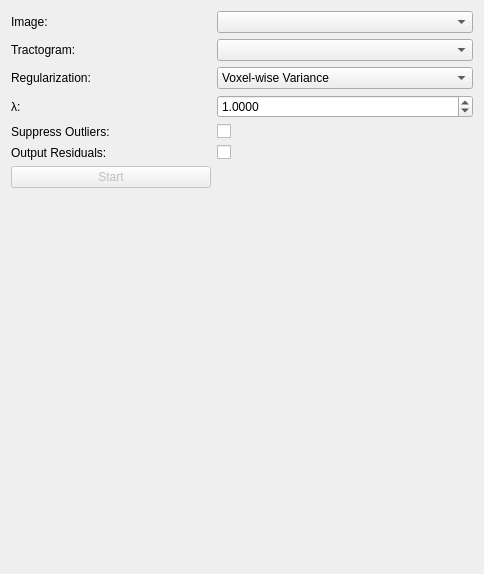
<?xml version="1.0" encoding="UTF-8"?>
<ui version="4.0">
 <class>QmitkFiberFitViewControls</class>
 <widget class="QWidget" name="QmitkFiberFitViewControls">
  <property name="geometry">
   <rect>
    <x>0</x>
    <y>0</y>
    <width>484</width>
    <height>574</height>
   </rect>
  </property>
  <property name="windowTitle">
   <string>Form</string>
  </property>
  <layout class="QGridLayout" name="gridLayout_10">
   <item row="0" column="0">
    <widget class="QFrame" name="frame">
     <property name="frameShape">
      <enum>QFrame::NoFrame</enum>
     </property>
     <property name="frameShadow">
      <enum>QFrame::Raised</enum>
     </property>
     <layout class="QGridLayout" name="gridLayout_2">
      <property name="leftMargin">
       <number>0</number>
      </property>
      <property name="topMargin">
       <number>0</number>
      </property>
      <property name="rightMargin">
       <number>0</number>
      </property>
      <property name="bottomMargin">
       <number>0</number>
      </property>
      <property name="spacing">
       <number>6</number>
      </property>
      <item row="4" column="1">
       <widget class="QCheckBox" name="m_OutliersBox">
        <property name="text">
         <string/>
        </property>
        <property name="checked">
         <bool>false</bool>
        </property>
       </widget>
      </item>
      <item row="5" column="0">
       <widget class="QLabel" name="label_6">
        <property name="text">
         <string>Output Residuals:</string>
        </property>
       </widget>
      </item>
      <item row="1" column="1">
       <widget class="QmitkDataStorageComboBox" name="m_TractBox"/>
      </item>
      <item row="3" column="1">
       <widget class="QDoubleSpinBox" name="m_ReguBox">
        <property name="toolTip">
         <string>Weight for regularization.</string>
        </property>
        <property name="decimals">
         <number>4</number>
        </property>
        <property name="maximum">
         <double>999999.000000000000000</double>
        </property>
        <property name="singleStep">
         <double>0.100000000000000</double>
        </property>
        <property name="value">
         <double>1.000000000000000</double>
        </property>
       </widget>
      </item>
      <item row="1" column="0">
       <widget class="QLabel" name="label_4">
        <property name="text">
         <string>Tractogram:</string>
        </property>
       </widget>
      </item>
      <item row="6" column="0">
       <widget class="QPushButton" name="m_StartButton">
        <property name="enabled">
         <bool>false</bool>
        </property>
        <property name="sizePolicy">
         <sizepolicy hsizetype="Preferred" vsizetype="Preferred">
          <horstretch>0</horstretch>
          <verstretch>0</verstretch>
         </sizepolicy>
        </property>
        <property name="maximumSize">
         <size>
          <width>200</width>
          <height>16777215</height>
         </size>
        </property>
        <property name="toolTip">
         <string/>
        </property>
        <property name="text">
         <string>Start</string>
        </property>
       </widget>
      </item>
      <item row="0" column="1">
       <widget class="QmitkDataStorageComboBox" name="m_ImageBox">
        <property name="toolTip">
         <string/>
        </property>
       </widget>
      </item>
      <item row="3" column="0">
       <widget class="QLabel" name="label_2">
        <property name="text">
         <string>λ:</string>
        </property>
       </widget>
      </item>
      <item row="0" column="0">
       <widget class="QLabel" name="label_3">
        <property name="text">
         <string>Image:</string>
        </property>
       </widget>
      </item>
      <item row="5" column="1">
       <widget class="QCheckBox" name="m_ResidualsBox">
        <property name="text">
         <string/>
        </property>
        <property name="checked">
         <bool>false</bool>
        </property>
       </widget>
      </item>
      <item row="4" column="0">
       <widget class="QLabel" name="label_5">
        <property name="text">
         <string>Suppress Outliers:</string>
        </property>
       </widget>
      </item>
      <item row="2" column="0">
       <widget class="QLabel" name="label_7">
        <property name="text">
         <string>Regularization:</string>
        </property>
       </widget>
      </item>
      <item row="2" column="1">
       <widget class="QComboBox" name="m_ReguTypeBox">
        <item>
         <property name="text">
          <string>Voxel-wise Variance</string>
         </property>
        </item>
        <item>
         <property name="text">
          <string>Variance</string>
         </property>
        </item>
        <item>
         <property name="text">
          <string>Mean Squared Magnitude</string>
         </property>
        </item>
        <item>
         <property name="text">
          <string>Lasso</string>
         </property>
        </item>
        <item>
         <property name="text">
          <string>None</string>
         </property>
        </item>
       </widget>
      </item>
     </layout>
    </widget>
   </item>
   <item row="1" column="0">
    <spacer name="verticalSpacer">
     <property name="orientation">
      <enum>Qt::Vertical</enum>
     </property>
     <property name="sizeHint" stdset="0">
      <size>
       <width>20</width>
       <height>40</height>
      </size>
     </property>
    </spacer>
   </item>
  </layout>
 </widget>
 <customwidgets>
  <customwidget>
   <class>QmitkDataStorageComboBox</class>
   <extends>QComboBox</extends>
   <header location="global">QmitkDataStorageComboBox.h</header>
  </customwidget>
 </customwidgets>
 <resources/>
 <connections/>
</ui>
